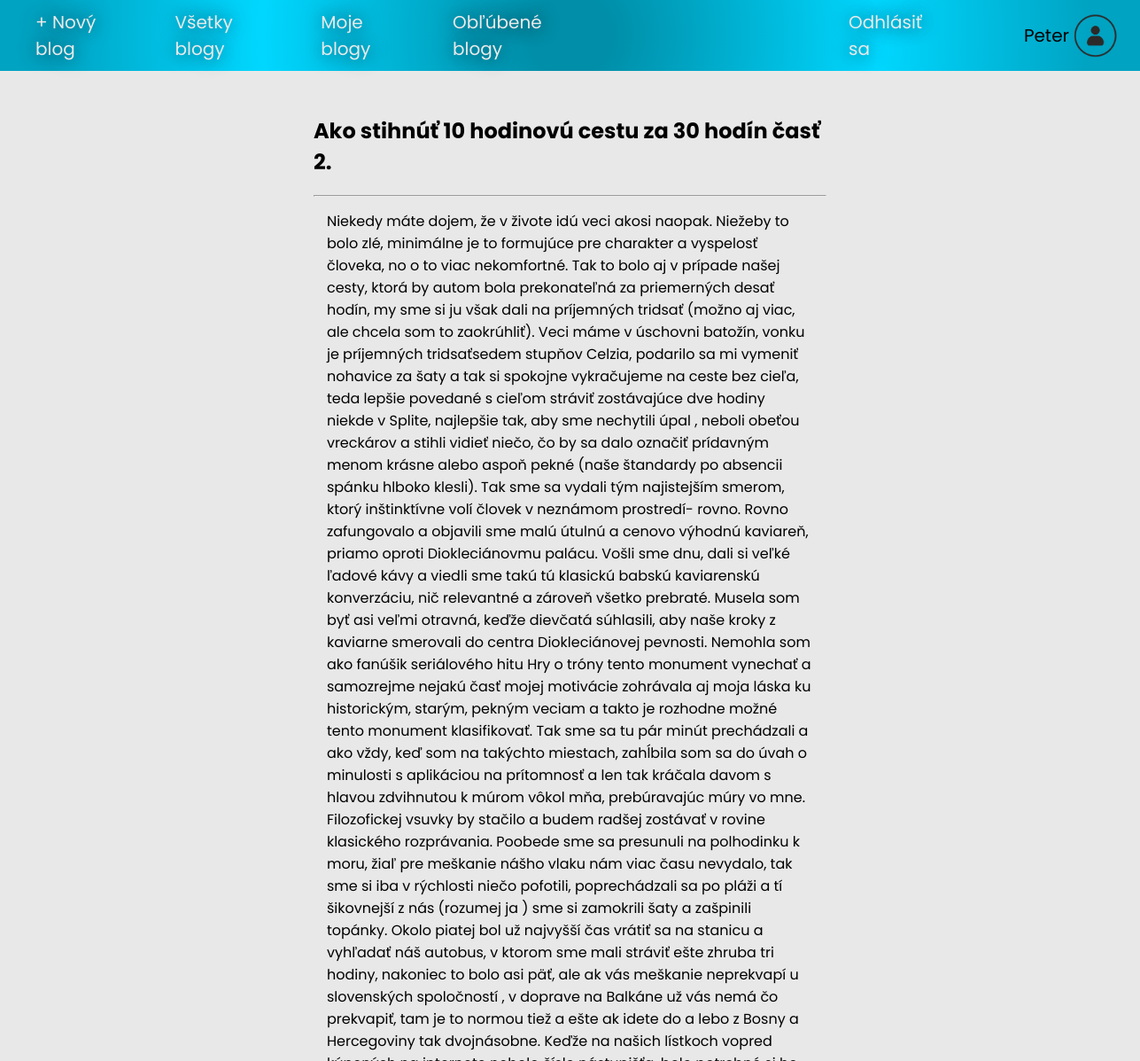
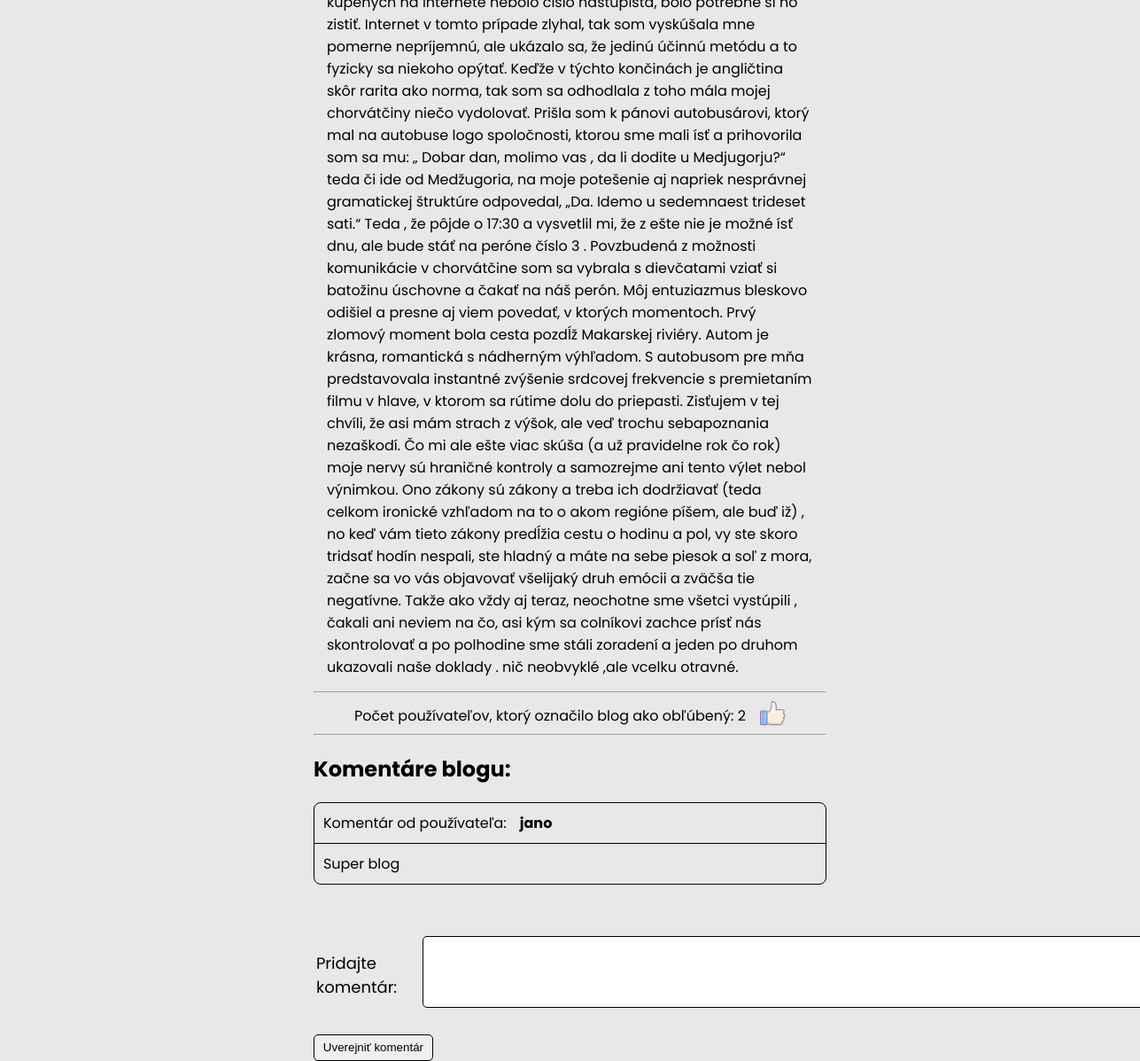
Page /blog/4/ (signed in) on the committed database (2 pictures, top to bottom).
### user_manager/models.py (models this page shows)
class User(AbstractUser):
    registered = models.DateTimeField(auto_now_add=True)

### blog/models.py (models this page shows, shortened)
class Blog(models.Model):
    title = models.CharField(max_length=250)
    content = models.TextField()
    user = models.ForeignKey(User, on_delete=models.CASCADE)
    created = models.DateTimeField(auto_now_add=True)

class Comment(models.Model):
    content = models.CharField(max_length=500)
    user = models.ForeignKey(User, on_delete=models.CASCADE)
    post = models.ForeignKey(Blog, on_delete=models.CASCADE)
    created = models.DateTimeField(auto_now_add=True)
    def __str__(self):
        return self.content

### blog/views.py (the view, shortened to what this page needs)
# urls.py: path('<int:pk>/', views.BlogDetailView.as_view(), name='detail'),
class BlogDetailView(LoginRequiredMixin, generic.FormView):
    template_name = 'blog/blog.html'
    form_class = CommentForm
    def get_context_data(self, **kwargs):
        context = super().get_context_data(**kwargs)
        post_id = self.kwargs['pk']
        blog = Blog.objects.get(id=post_id)
        context['blog'] = blog
        context['comments'] = Comment.objects.filter(post__id=post_id)
        context['likes'] = blog.like_set.all()
        return context

### blog/forms/CommentForm.py
class CommentForm(forms.Form):
    content = forms.CharField(
        label='Pridajte komentár',
        widget=forms.Textarea(attrs={'rows': 5, 'cols': 100}),
        max_length=500,
        required=True
    )

### blog/templates/blog/blog.html
{% extends 'base.html' %}
{% load static %}
{% block content %}
    <link rel="stylesheet" type="text/css" href="{% static 'style/blog/blogs_style.css' %}">
    <h2>{{ blog.title }}</h2>
    <hr>
    <div style="margin: 15px;">{{ blog.content }}</div>
    <hr>
    <div class="information-text">
        <div style="text-align: center">
            Počet používateľov, ktorý označilo blog ako obľúbený: {{ likes.count }}
        </div>
        <img class="blog-header-icon information" src="{% static 'images/blog_liked_icon.png' %}" alt="">
    </div>
    <hr>
    {% include 'blog/comments.html' %}
{% endblock %}

### templates/base.html (shortened to what this page needs)
<!DOCTYPE html>
<html lang="en">
<head>
</head>
<body>
    <div class="header">
        {% include 'blog/blog_navigation.html' %}
    </div>
    <div class="page-content">
        {% block content %}{% endblock %}
    </div>
</body>
</html>

### blog/templates/blog/blog_navigation.html (shortened to what this page needs)
{% load static %}
<link rel="stylesheet" type="text/css" href="{% static 'style/blog/blog_navigation_style.css' %}">
<div class="blog-navigation">
    <div class="blog-navigation left">
        {% if user.is_authenticate %}
            <a href="{% url 'blog:create' %}" style="text-decoration: none">
                <span
                    class="{% if user.is_authenticated %}navigation-button{% else %}navigation-button disabled{% endif %}"
                    title="{% if not user.is_authenticated %}Pre zobrazenie blogov sa musíte prihlásiť.{% endif %}"
                >
                    + Nový blog
                </span>
            </a>
            <a href="{% url 'blog:blogs' %}" style="text-decoration: none">
                <span
                        class="{% if user.is_authenticated %}navigation-button{% else %}navigation-button disabled{% endif %}"
                        title="{% if not user.is_authenticated %}Pre zobrazenie blogov sa musíte prihlásiť.{% endif %}"
                >
                    Všetky blogy
                </span>
            </a>
            <a href="{% url 'blog:user_specific' %}" style="text-decoration: none">
                <span
                    class="{% if user.is_authenticated %}navigation-button{% else %}navigation-button disabled{% endif %}"
                    title="{% if not user.is_authenticated %}Pre zobrazenie blogov sa musíte prihlásiť.{% endif %}"
                >
                    Moje blogy
                </span>
            </a>
            <a href="{% url 'blog:liked' %}" style="text-decoration: none">
                <span
                    class="{% if user.is_authenticated %}navigation-button{% else %}navigation-button disabled{% endif %}"
                    title="{% if not user.is_authenticated %}Pre zobrazenie blogov sa musíte prihlásiť.{% endif %}"
                >
                    Obľúbené blogy
                </span>
            </a>
        {% else %}
            <span
                class="{% if user.is_authenticated %}navigation-button{% else %}navigation-button disabled{% endif %}"
                title="{% if not user.is_authenticated %}Pre zobrazenie blogov sa musíte prihlásiť.{% endif %}"
            >
                + Nový blog
            </span>
            <span
                    class="{% if user.is_authenticated %}navigation-button{% else %}navigation-button disabled{% endif %}"
                    title="{% if not user.is_authenticated %}Pre zobrazenie blogov sa musíte prihlásiť.{% endif %}"
            >
                Všetky blogy
            </span>
            <span
                class="{% if user.is_authenticated %}navigation-button{% else %}navigation-button disabled{% endif %}"
                title="{% if not user.is_authenticated %}Pre zobrazenie blogov sa musíte prihlásiť.{% endif %}"
            >
                Moje blogy
            </span>
            <span
                class="{% if user.is_authenticated %}navigation-button{% else %}navigation-button disabled{% endif %}"
                title="{% if not user.is_authenticated %}Pre zobrazenie blogov sa musíte prihlásiť.{% endif %}"
            >
                Obľúbené blogy
            </span>
        {% endif %}
    </div>
    <div class="blog-navigation right">
        {% if user.is_authenticated %}
            <div class="user-section">
                {% include "user_manager/logout_button.html" %}
                {% include "user_manager/user_profile.html" %}
            </div>
        {% endif %}
    </div>
</div>

### user_manager/templates/user_manager/logout_button.html
<a href="{% url 'user_manager:logout' %}" style="text-decoration: none">
    <span class="navigation-button">
        Odhlásiť sa
    </span>
</a>

### user_manager/templates/user_manager/user_profile.html
{% load static %}
<link rel="stylesheet" type="text/css" href="{% static 'user_manager/style/user_profile_style.css' %}">
<div class="user-profile">
    <span class="user-name">
        {{ user.username }}
    </span>
    <img class="user-icon" src="{% static "user_manager/images/user_icon.png" %}" alt="">
</div>

### blog/templates/blog/comments.html (shortened to what this page needs)
{% load static %}
{% block content %}
    <link rel="stylesheet" type="text/css" href="{% static 'style/blog/blog_comments_style.css' %}">
    <link rel="stylesheet" type="text/css" href="{% static 'user_manager/style/form_style.css' %}">
    <h2>Komentáre blogu: {{ post_title }}</h2>
    <div class="comment-wrapper">
        {% for comment in comments %}
            <div class="comment-block">
                <div class="comment-user">
                    Komentár od používateľa:<span class="username-text"> {{ comment.user.username }}</span>
                </div>
                <div class="comment-content">
                    {{ comment }}
                </div>
            </div>
        {% endfor %}
    </div>
    <form method="post" style="margin-top: 35px">
        <table>
            {% for field in form %}
                <tr>
                    <td>
                        {{ field.label_tag }}
                    </td>
                    <td>
                        {{ field }}
                    </td>
                </tr>
            {% endfor %}
        </table>
        <button class="submit-comment-button" type="submit">Uverejniť komentár</button>
    </form>
{% endblock %}

### blog/static/style/blog/blog_navigation_style.css (style rules this page uses)
.blog-navigation { display: flex; align-items: center; justify-content: space-between; gap: 300px; }
.blog-navigation.left { gap: 50px; }
.navigation-button { cursor: pointer !important;; text-shadow: 0px 0px 20px rgba(0,0,0,0.75); font-size: 20px; color: #eaeaea; }
.user-section { display: flex; justify-content: space-around; align-items: center; flex-direction: row; }

### user_manager/static/user_manager/style/user_profile_style.css (style rules this page uses)
.user-profile { display: flex; align-items: center; justify-content: flex-end; margin-left: 110px; padding-right: 10px; }
.user-name { font-size: 20px; }
.user-icon { margin: 5px; width: 50px; }

### blog/static/style/blog/blogs_style.css (style rules this page uses)
.blog-header-icon { width: 30px; }
.information-text { display: flex; flex-direction: row; align-items: end; justify-content: center; }
.information-text img { margin-left: 15px; }

### blog/static/style/blog/blog_comments_style.css (style rules this page uses)
.submit-comment-button { border: black 1px solid; border-radius: 5px; margin-top: 20px; width: 135px; height: 30px; }
.comment-block { border: black 1px solid; border-radius: 8px; margin-bottom: 20px; }
.comment-wrapper { display: flex; flex-direction: column; }
.comment-user { padding: 10px; display: flex; flex-direction: row; align-items: center; border-bottom: black 1px solid; }
.comment-content { padding: 10px; }
.username-text { margin-left: 15px; font-weight: 700; }

### user_manager/static/user_manager/style/form_style.css (style rules this page uses)
label { font-size: 18px; margin-right: 25px; }
textarea { border: black 1px solid; border-radius: 5px; }

### templates/base.html (style rules this page uses)
body { font-family: 'Poppins', sans-serif; margin: 0; background-color: #e8e8e8; }
.page-content { max-width: 45vw; margin: 0 auto; }
.header { margin-bottom: 50px; padding: 0 10px 0 40px; display: flex; align-items: center; justify-content: space-around; background: rgb(0,142,168); background: radial-gradient(circle, rgba(0,142,168,1) 7%, rgba(0,215,255,1) 54%, rgba(0,163,194,1) 91%); height: 80px; }

### rows in the picture
User: username "Peter"
Blog: title "Ako stihnúť 10 hodinovú cestu za 30 hodín časť 2.", content "Niekedy máte dojem, že v živote idú veci akosi naopak. Niežeby to bolo zlé, minimálne je to formujúce pre charakter a vyspelosť človeka, no o to viac nekomfortné. Tak to bolo aj v prípade našej cesty, ktorá by autom bola prekonateľná za priemerných desať hodín, my sme si ju však dali na príjemných tridsať (možno aj viac, ale chcela som to zaokrúhliť). Veci máme v úschovni batožín, vonku je príjemných tridsaťsedem stupňov Celzia, podarilo sa mi vymeniť nohavice za šaty a tak si spokojne vykračujeme na ceste bez cieľa, teda lepšie povedané s cieľom stráviť zostávajúce dve hodiny niekde v Splite, najlepšie tak, aby sme nechytili úpal , neboli obeťou vreckárov a stihli vidieť niečo, čo by sa…", count "2"
Comment: user.username "jano", content "Super blog"

### other values in the picture
{{ field.label_tag }} "Pridajte komentár:"
